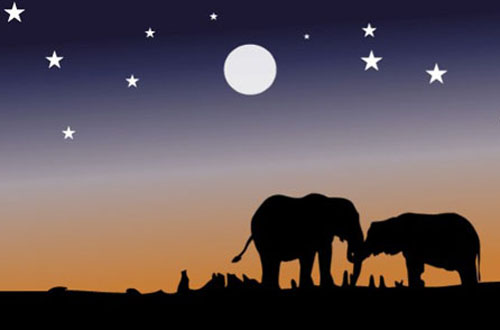
#> input picture Kmeans/elephant.jpg, 500 x 330 px
$ jupyter execute 'Dominant Color Extraction for Image Segmentation.ipynb'
#> lines starting #> are read from the running program, lines starting #| are printed output that depends on the picture
## Dominant Color Extraction for Image Segmentation
- **Image Segmentation**
- Segmentation partitions an image into regions having similar visual appearance corresponding to parts of objects
- We will try to extract the most dominant 'K' Colors using K-Means
- We can apply K-Means with each pixel will reassigned to the closest of the K Colors, leading to segmentation

Fig : Bishop, Pattern Recognition and ML

[cell 1]
import matplotlib.pyplot as plt
import numpy as np
import cv2

[cell 2]
img = cv2.imread('elephant.jpg')
#> img is the input picture: shape (330, 500, 3); mean B, G, R 85.4, 81.1, 93.9
img = cv2.cvtColor(img,cv2.COLOR_BGR2RGB)

[cell 3]
plt.imshow(img)
plt.axis('off')
plt.show()

[cell 4]
img.shape
#> Out = (330, 500, 3)

[cell 5]
# Flatten Each channel of the Image
all_pixels  = img.reshape((-1,3))
print(all_pixels.shape)
#| (165000, 3)

[cell 6]
from sklearn.cluster import KMeans

[cell 7]
dominant_colors = 10

km = KMeans(n_clusters=dominant_colors)
km.fit(all_pixels)

[cell 8]
centers = km.cluster_centers_

[cell 9]
centers

[cell 10]
centers = np.array(centers,dtype='uint8')

[cell 11]
print(centers)

### Plot what all colors are these ?

[cell 12]
plt.figure(figsize=(centers.shape[0]*2,2))

i = 1

for center in centers:
    plt.subplot(1,centers.shape[0],i)
    i += 1
    na = np.zeros(shape=(100,100,3),dtype='uint8')
    na[:,:,:] = center
    plt.axis('off')
    plt.imshow(na)

plt.show()
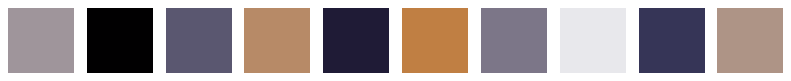
#> figure drawn by matplotlib, 10 panels

## Segmenting Our Original Image

[cell 13]
new_img = np.zeros((330*500,3),dtype='uint8')

print(new_img.shape)

[cell 14]
centers

[cell 15]
km.labels_

[cell 16]
for ix in range(new_img.shape[0]):
    new_img[ix] = centers[km.labels_[ix]]

new_img = new_img.reshape((img.shape))
plt.imshow(new_img)
plt.show()
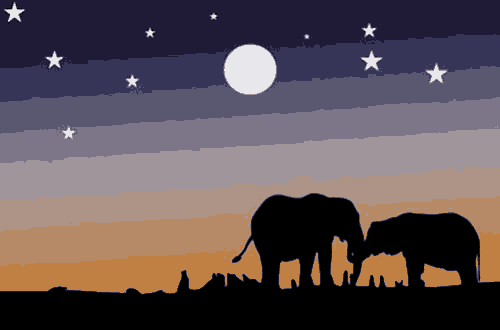
#> shown: shape (330, 500, 3); mean R, G, B 93.4, 80.5, 84.9
